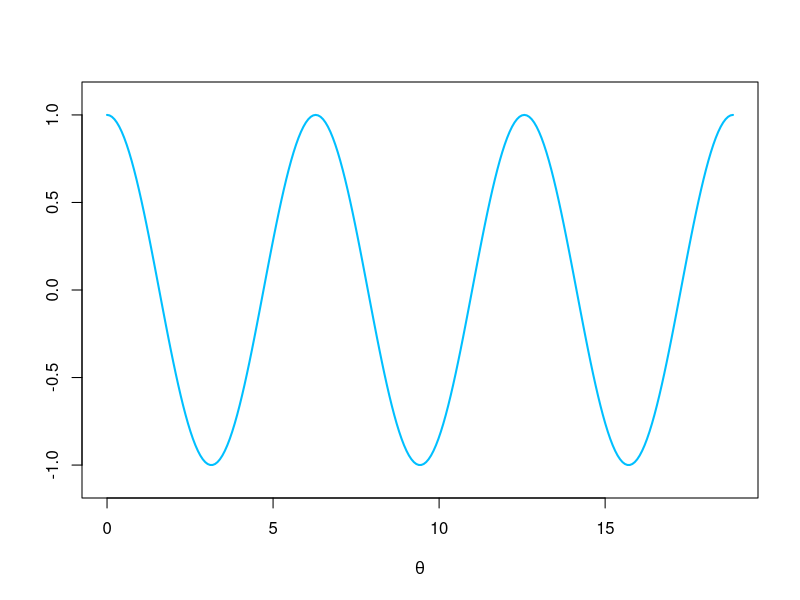
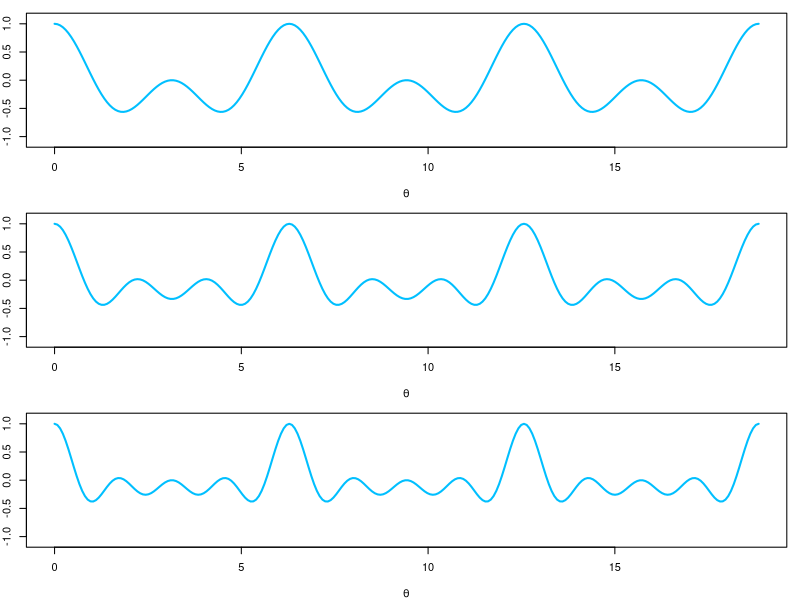
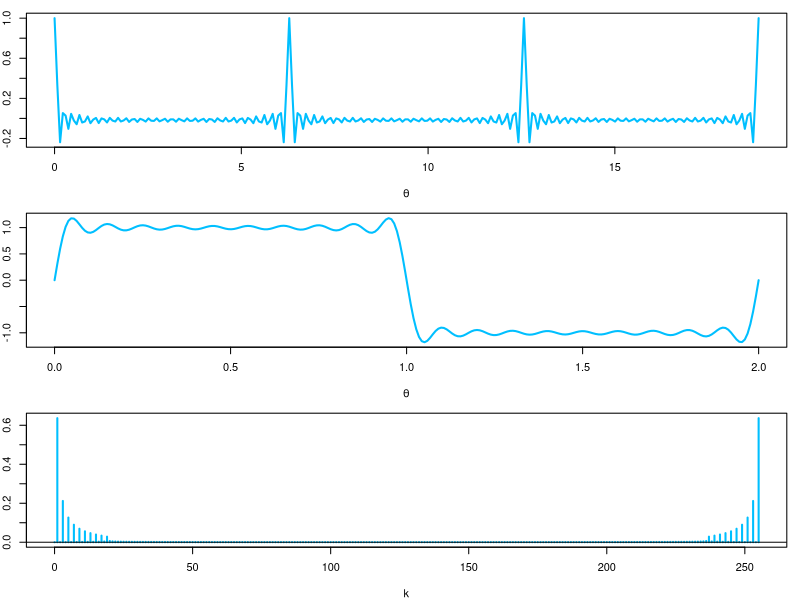
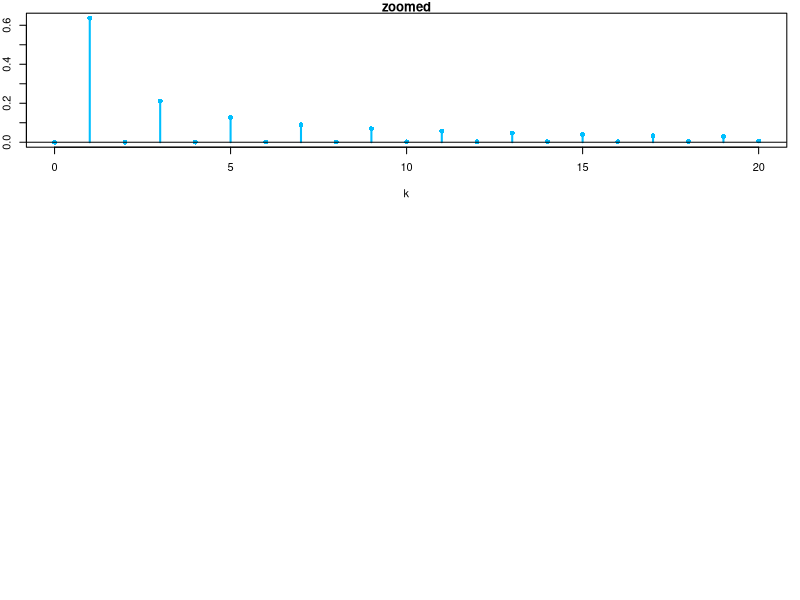
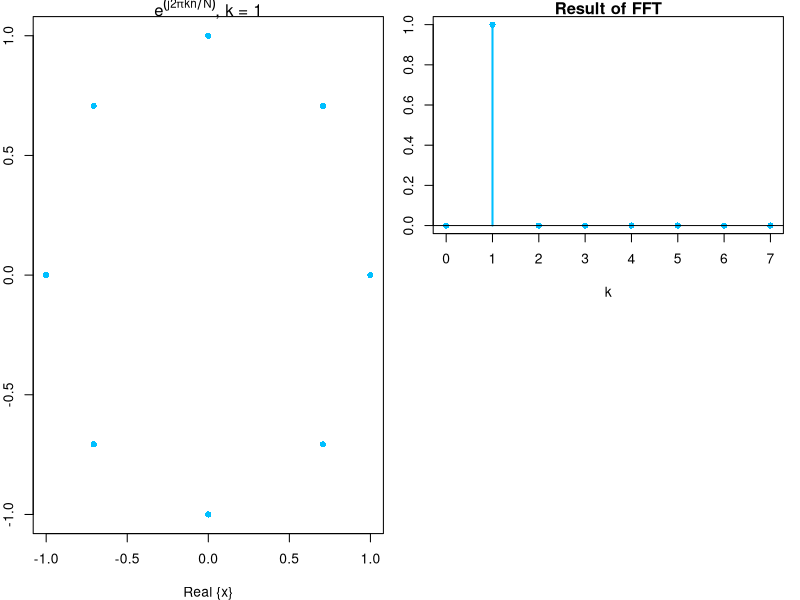
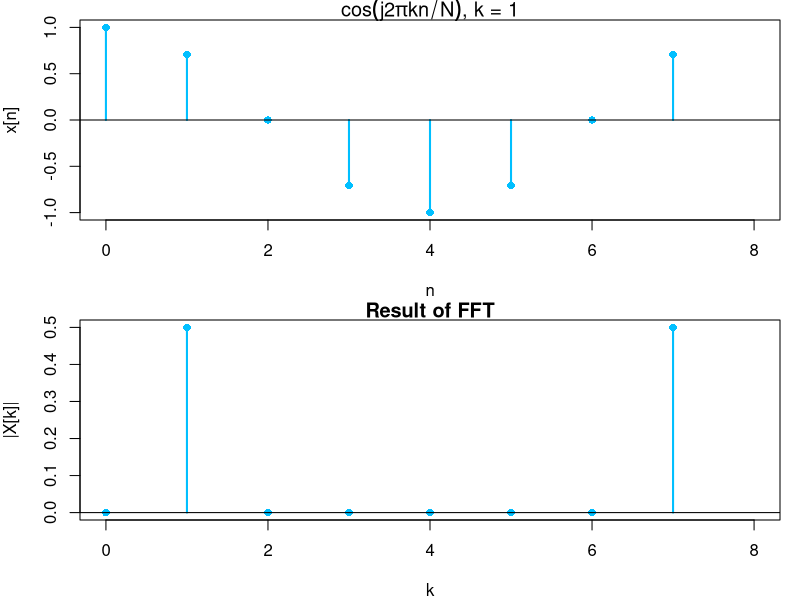
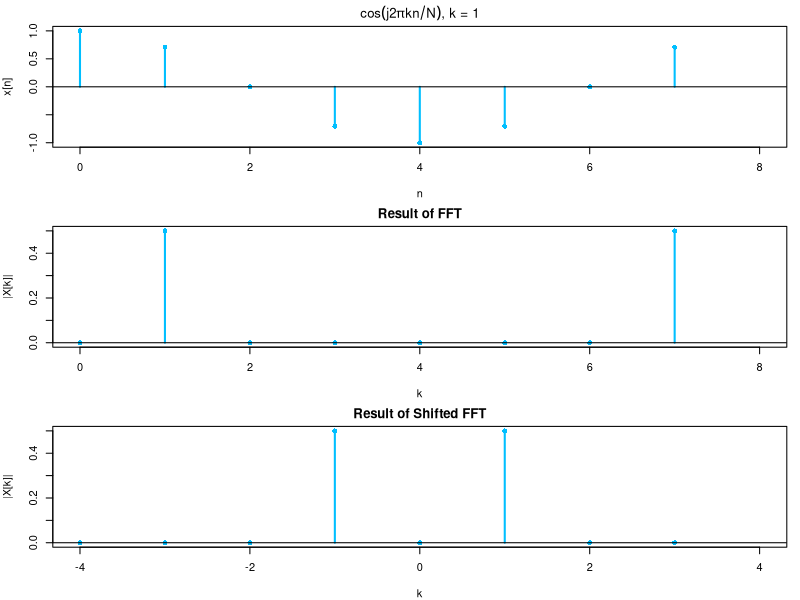
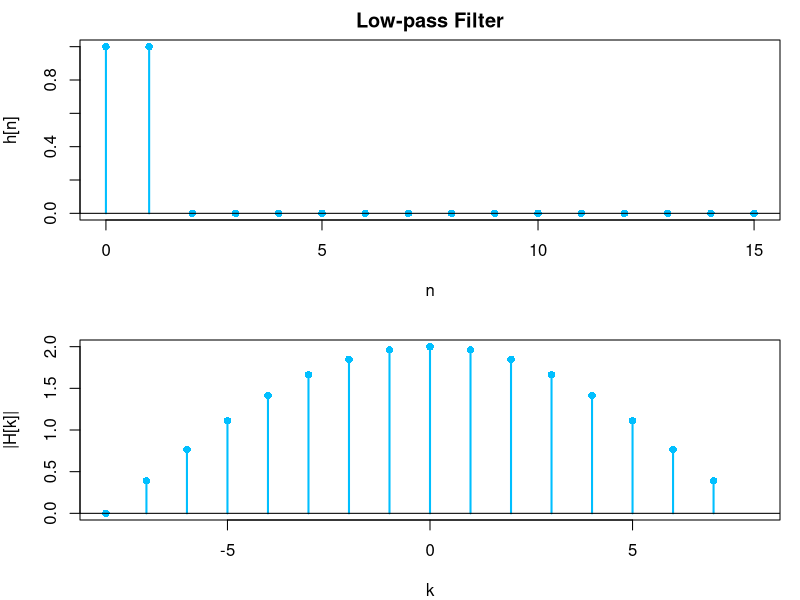

R code for these plots, in order:
##### 1.1. Delta Dirac Function ------------------------------------------------------------------
theta = seq(0, 6 * pi, length.out = 2 ^ 8)
x1 <- cos(theta)
plot(theta, x1, type = 'l', col = 'deepskyblue', lwd = 2, xlab = expression(theta), ylab = '', ylim = c(-1.1, 1.1))

x2 <- x1 + cos(2 * theta)
x3 <- x2 + cos(3 * theta)
x4 <- x3 + cos(4 * theta)

par(mfrow = c(3, 1), mar = c(4, 2, 1, 1))
plot(theta, x2 / 2, type = 'l', col = 'deepskyblue', lwd = 2, xlab = expression(theta), ylab = '', ylim = c(-1.1, 1.1))
plot(theta, x3 / 3, type = 'l', col = 'deepskyblue', lwd = 2, xlab = expression(theta), ylab = '', ylim = c(-1.1, 1.1))
plot(theta, x4 / 4, type = 'l', col = 'deepskyblue', lwd = 2, xlab = expression(theta), ylab = '', ylim = c(-1.1, 1.1))

x <- rep(0, 2 ^ 8)

N <- 30
for (n in 1:N) {
  x <- x + cos(n * theta)
}

plot(theta, x / N, type = 'l', col = 'deepskyblue', lwd = 2, xlab = expression(theta), ylab = '')

##### 1.2. Squere Wave ---------------------------------------------------------------------------
N <- 2 ^ 8
x <- rep(0, N)
theta <- seq(0, 2 * pi, length.out = N)

for (n in seq(1, 20, 2)){
  x <- x + 4 / (pi * n) * sin(n * theta)
}

plot(theta / pi, x, type = 'l', col = 'deepskyblue', lwd = 2, xlab = expression(theta), ylab = '')

##### 1.3. How to Decompose a Singal into Funcdamental Harmonic Sinusoids ------------------------
xt <- fft(x, N) / N
plot(0:(N - 1), abs(xt), pch = "", xlab = 'k', ylab = '|X[k]|')
arrows(x0 = 0:(N - 1), y0 = 0, x1 = 0:(N - 1), y1 = abs(xt), col = 'deepskyblue', length = 0, angle = 0, lwd = 2)
abline(h = 0)


plot(0:(N - 1), abs(xt), pch = 16, xlab = 'k', ylab = '|X[k]|', main = 'zoomed', xlim = c(0, 20), col = 'deepskyblue')
arrows(x0 = 0:(N - 1), y0 = 0, x1 = 0:(N - 1), y1 = abs(xt), col = 'deepskyblue', length = 0, angle = 0, lwd = 2)
abline(h = 0)

##### 3.1. Fast Fourier Transformation(FFT) ------------------------------------------------------
k <- 1
N <- 8
n <- 0:(N - 1)

x <- exp(complex(imaginary = 2 * pi / N * k * n))
xt <- fft(x) / N

layout(matrix(c(1, 1, 2, 0), 2, 2))
plot(Re(x), Im(x), pch = 16, col = 'deepskyblue', cex = 1,
     xlab = 'Real {x}', ylab = 'Im {x}', main = expression(paste(e^(j * 2 * pi * k * n / N), ', k = 1')))

plot(n, abs(xt), pch = 16, col = 'deepskyblue', cex = 1, main = 'Result of FFT', xlab = 'k', ylab = '|X[k]|')
arrows(x0 = n, y0 = 0, x1 = n, y1 = abs(xt), col = 'deepskyblue', length = 0, angle = 0, lwd = 2)
abline(h = 0)

k <- 1
N <- 8
n <- 0:(N - 1)

x <- cos(2 * pi / N * k * n)
xt <- fft(x) / N

par(mfrow = c(2, 1), mar = c(4, 4, 1, 1))
plot(n, x, pch = 16, col = 'deepskyblue', xlim = c(0, 8), main = expression(paste(cos(j * 2 * pi * k * n / N), ', k = 1')),
     xlab = 'n', ylab = 'x[n]')
arrows(x0 = n, y0 = 0, x1 = n, y1 = x, col = 'deepskyblue', length = 0, angle = 0, lwd = 2)
abline(h = 0)

plot(n, abs(xt), pch = 16, col = 'deepskyblue', xlim = c(0, 8), main = 'Result of FFT', xlab = 'k', ylab = '|X[k]|')
arrows(x0 = n, y0 = 0, x1 = n, y1 = abs(xt), col = 'deepskyblue', length = 0, angle = 0, lwd = 2)
abline(h = 0)

##### 3.2. DFT Frequencies -----------------------------------------------------------------------
k <- 1  # index for freqeuncy
N <- 8
n <- 0:(N - 1)  # sampling period

x <- cos(2 * pi / N * k * n)  # harmonic complex exponential
xt <- fft(x) / N
fftshift <- function(data) {
  c(tail(data, round(length(data[-1])/2)), head(data, -round(length(data[-1])/2)))
}
xtshift <- fftshift(xt)

kr <- c(seq(0, N / 2 - 1), seq(-N / 2, -1))
ks <- fftshift(kr)

par(mfrow = c(3, 1), mar = c(4, 4, 2, 1))
plot(n, x, pch = 16, col = 'deepskyblue', xlim = c(0, 8), main = expression(paste(cos(j * 2 * pi * k * n / N), ', k = 1')),
     xlab = 'n', ylab = 'x[n]')
arrows(x0 = n, y0 = 0, x1 = n, y1 = x, col = 'deepskyblue', length = 0, angle = 0, lwd = 2)
abline(h = 0)

plot(n, abs(xt), pch = 16, col = 'deepskyblue', xlim = c(0, 8), main = 'Result of FFT', xlab = 'k', ylab = '|X[k]|')
arrows(x0 = n, y0 = 0, x1 = n, y1 = abs(xt), col = 'deepskyblue', length = 0, angle = 0, lwd = 2)
abline(h = 0)

plot(ks, abs(xtshift), pch = 16, col = 'deepskyblue', xlim = c(-4, 4), main = 'Result of Shifted FFT', xlab = 'k', ylab = '|X[k]|')
arrows(x0 = ks, y0 = 0, x1 = ks, y1 = abs(xtshift), col = 'deepskyblue', length = 0, angle = 0, lwd = 2)
abline(h = 0)

##### 4.1. Filters -------------------------------------------------------------------------------
# low-pass filter
N <- 16
n <- 0:(N - 1)

h <- rep(0, N)
h[1] <- 1
h[2] <- 1

kr <- c(seq(0, N / 2 - 1), seq(-N / 2, -1))
ks <- fftshift(kr)

ht <- fft(h)[1:N]  # fft(x, N) in matlab: N-point fft select N-point or padding 0 upto N-point
htshift <- fftshift(ht)

par(mfrow = c(2, 1), mar = c(4, 4, 2, 1))
plot(n, h, pch = 16, col = 'deepskyblue', main = 'Low-pass Filter',
     xlab = 'n', ylab = 'h[n]')
arrows(x0 = n, y0 = 0, x1 = n, y1 = h, col = 'deepskyblue', length = 0, angle = 0, lwd = 2)
abline(h = 0)

plot(ks, abs(htshift), pch = 16, col = 'deepskyblue', xlim = c(-N/2, N/2), xlab = 'k', ylab = '|H[k]|')
arrows(x0 = ks, y0 = 0, x1 = ks, y1 = abs(htshift), col = 'deepskyblue', length = 0, angle = 0, lwd = 2)
abline(h = 0)

# high-pass filter
N <- 16
n <- 0:(N - 1)

h <- rep(0, N)
h[1] <- 1
h[2] <- -1

kr <- c(seq(0, N / 2 - 1), seq(-N / 2, -1))
ks <- fftshift(kr)

ht <- fft(h)[1:N]  # fft(x, N) in matlab: N-point fft select N-point or padding 0 upto N-point
htshift <- fftshift(ht)

par(mfrow = c(2, 1), mar = c(4, 4, 2, 1))
plot(n, h, pch = 16, col = 'deepskyblue', main = 'High-pass Filter',
     xlab = 'n', ylab = 'h[n]')
arrows(x0 = n, y0 = 0, x1 = n, y1 = h, col = 'deepskyblue', length = 0, angle = 0, lwd = 2)
abline(h = 0)

plot(ks, abs(htshift), pch = 16, col = 'deepskyblue', xlim = c(-N/2, N/2), xlab = 'k', ylab = '|H[k]|')
arrows(x0 = ks, y0 = 0, x1 = ks, y1 = abs(htshift), col = 'deepskyblue', length = 0, angle = 0, lwd = 2)
abline(h = 0)

# band-pass filter
N <- 16
n <- 0:(N - 1)

h <- rep(0, N)
h[1] <- 1
h[2] <- 0
h[3] <- -1

kr <- c(seq(0, N / 2 - 1), seq(-N / 2, -1))
ks <- fftshift(kr)

ht <- fft(h)[1:N]  # fft(x, N) in matlab: N-point fft select N-point or padding 0 upto N-point
htshift <- fftshift(ht)

par(mfrow = c(2, 1), mar = c(4, 4, 2, 1))
plot(n, h, pch = 16, col = 'deepskyblue', main = 'Band-pass Filter',
     xlab = 'n', ylab = 'h[n]')
arrows(x0 = n, y0 = 0, x1 = n, y1 = h, col = 'deepskyblue', length = 0, angle = 0, lwd = 2)
abline(h = 0)

plot(ks, abs(htshift), pch = 16, col = 'deepskyblue', xlim = c(-N/2, N/2), xlab = 'k', ylab = '|H[k]|')
arrows(x0 = ks, y0 = 0, x1 = ks, y1 = abs(htshift), col = 'deepskyblue', length = 0, angle = 0, lwd = 2)
abline(h = 0)

##### 4.2. FFT and Convolution -------------------------------------------------------------------
# piecewise smooth signal
N <- 50
n <- 0:(N - 1)

x <- sin(pi / N * n) * c(rep(1, N /2 ), rep(-1, N / 2))
xn <- x + 0.1 * rnorm(N)

# construct moving average filter impulse response of length M
M <- 5
h <- rep(0, N)
h[1:M] <- 1 / M

# convolve noisy signal with impulse response
conv <- function(x, y, conj = TRUE, type = c("circular", "open", "filter")){
  convolve(x, y[length(y):1], conj = conj, type = type)
}
y <- conv(xn, h, type = 'open')
# y1 <- signal::conv(xn, h)

par(mfrow = c(2, 2), mar = c(2, 2, 2, 1))
plot(x, pch = "", ylim = c(-1.5, 1.5), xlim = c(1, N), main = "piecewise smooth signal")
arrows(x0 = n, y0 = 0, x1 = n, y1 = x, col = 'deepskyblue', length = 0, angle = 0, lwd = 2)
abline(h = 0)

plot(xn, pch = "", ylim = c(-1.5, 1.5), xlim = c(1, N), main = "piecewise smooth signal + noise")
arrows(x0 = n, y0 = 0, x1 = n, y1 = xn, col = 'deepskyblue', length = 0, angle = 0, lwd = 2)
abline(h = 0)

plot(h, pch = "", ylim = c(-1.5, 1.5), xlim = c(1, N), main = "impulse response")
arrows(x0 = n, y0 = 0, x1 = n, y1 = h, col = 'deepskyblue', length = 0, angle = 0, lwd = 2)
abline(h = 0)

plot(y, pch = "", ylim = c(-1.5, 1.5), xlim = c(1, N), main = "convouluted output")
arrows(x0 = n, y0 = 0, x1 = n, y1 = y, col = 'deepskyblue', length = 0, angle = 0, lwd = 2)
abline(h = 0)

k <- 0:(N - 1)

ht <- fft(h)
xnt <- fft(xn)
ifft <- function(data) {
  Re(fft(data, inverse = T) / length(data))
}
# signal::ifft()
# fftw::IFFT()
xf <- ifft(ht * xnt)

par(mfrow = c(2, 1), mar = c(2, 2, 2, 1))
plot(y, pch = "", ylim = c(-1.5, 1.5), xlim = c(1, N), main = "convolution")
arrows(x0 = n, y0 = 0, x1 = n, y1 = y, col = 'deepskyblue', length = 0, angle = 0, lwd = 2)
abline(h = 0)

plot(k, xf, pch = "", ylim = c(-1.5, 1.5), xlim = c(1, N), main = "IFFT", xlab = 'k')
arrows(x0 = k, y0 = 0, x1 = k, y1 = xf, col = 'deepskyblue', length = 0, angle = 0, lwd = 2)
abline(h = 0)

# haar wavelet edge detector
M <- 4
h <- rep(0, N)
h[1:2] <- -1 / M
h[3:4] <- 1 / M

# convolve noisy signal with impulse response
y <- conv(xn, h, type = 'open')

par(mfrow = c(2, 2), mar = c(2, 2, 2, 1))
plot(x, pch = "", ylim = c(-1.5, 1.5), xlim = c(1, N), main = "piecewise smooth signal")
arrows(x0 = n, y0 = 0, x1 = n, y1 = x, col = 'deepskyblue', length = 0, angle = 0, lwd = 2)
abline(h = 0)

plot(xn, pch = "", ylim = c(-1.5, 1.5), xlim = c(1, N), main = "piecewise smooth signal + noise")
arrows(x0 = n, y0 = 0, x1 = n, y1 = xn, col = 'deepskyblue', length = 0, angle = 0, lwd = 2)
abline(h = 0)

plot(h, pch = "", ylim = c(-1.5, 1.5), xlim = c(1, N), main = "impulse response")
arrows(x0 = n, y0 = 0, x1 = n, y1 = h, col = 'deepskyblue', length = 0, angle = 0, lwd = 2)
abline(h = 0)

plot(y, pch = "", ylim = c(-1.5, 1.5), xlim = c(1, N), main = "convouluted output")
arrows(x0 = n, y0 = 0, x1 = n, y1 = y, col = 'deepskyblue', length = 0, angle = 0, lwd = 2)
abline(h = 0)

k <- 0:(N - 1)

ht <- fft(h)
xnt <- fft(xn)
xf <- ifft(ht * xnt)

par(mfrow = c(2, 1), mar = c(2, 2, 2, 1))
plot(y, pch = "", ylim = c(-1.5, 1.5), xlim = c(1, N), main = "convolution")
arrows(x0 = n, y0 = 0, x1 = n, y1 = y, col = 'deepskyblue', length = 0, angle = 0, lwd = 2)
abline(h = 0)

plot(k, xf, pch = "", ylim = c(-1.5, 1.5), xlim = c(1, N), main = "IFFT", xlab = 'k')
arrows(x0 = k, y0 = 0, x1 = k, y1 = xf, col = 'deepskyblue', length = 0, angle = 0, lwd = 2)
abline(h = 0)